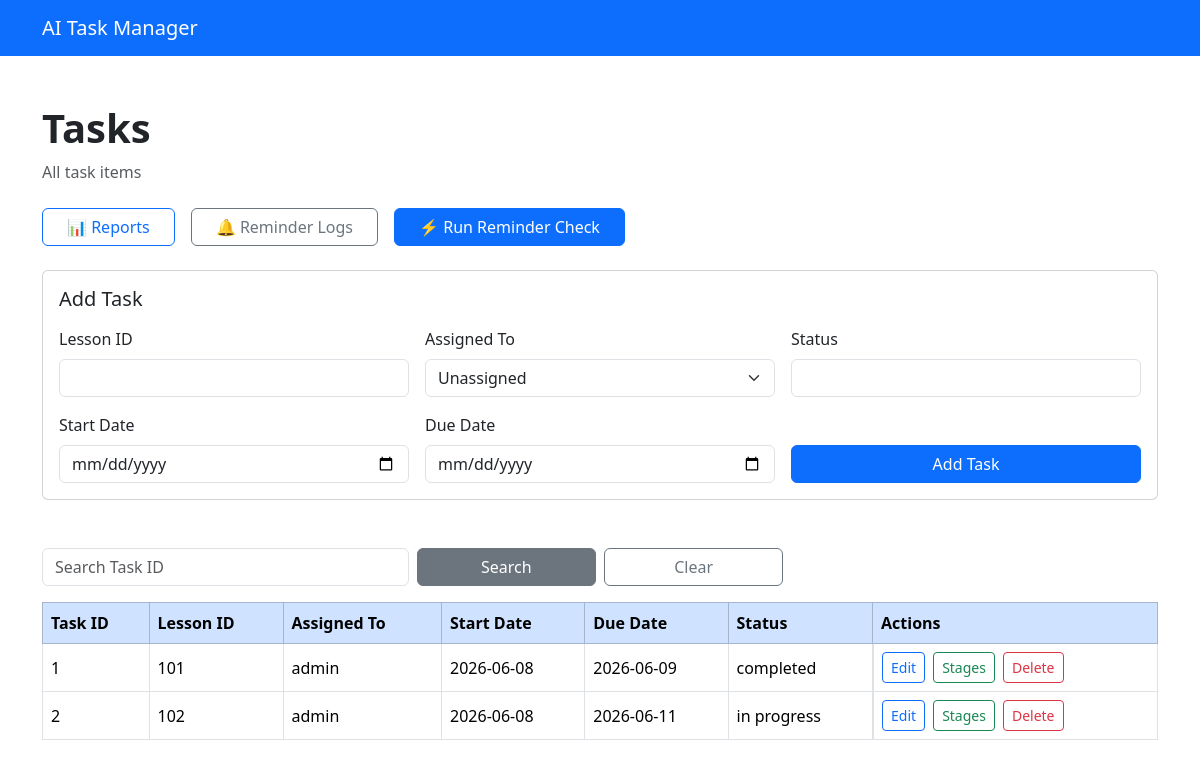
The page /tasks (signed in) on the database as committed earlier.
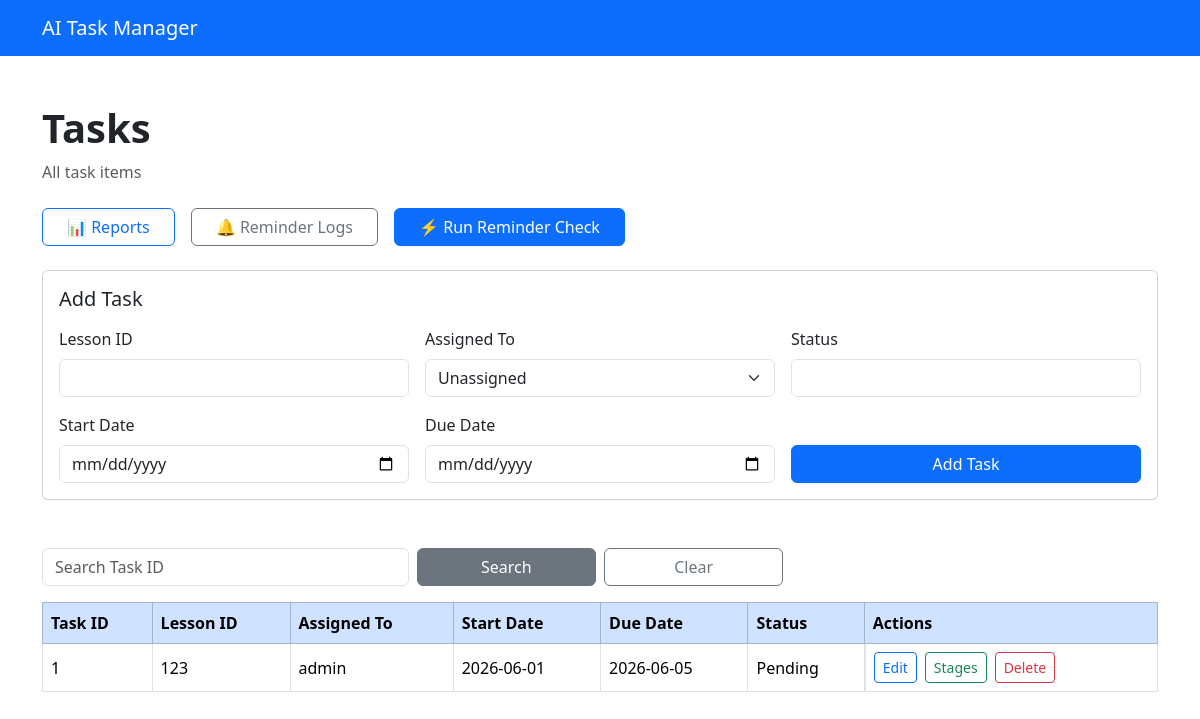
The same page on the database as committed later.
### app/models/task.py (models this page shows)
class TaskItem(Base):
    __tablename__ = "task_items"
    id: Mapped[int] = mapped_column(primary_key=True, index=True)
    lesson_id: Mapped[int] = mapped_column(Integer, nullable=False)
    assigned_to: Mapped[Optional[int]] = mapped_column(
        ForeignKey("users.id"),
        nullable=True,
    )
    start_date: Mapped[date] = mapped_column(Date, nullable=False)
    due_date: Mapped[date] = mapped_column(Date, nullable=False)
    status: Mapped[str] = mapped_column(String(50), nullable=False)
    assignee: Mapped[Optional["User"]] = relationship(
        back_populates="task_items",
    )
    stages: Mapped[List["TaskStage"]] = relationship(
        back_populates="task_item",
        cascade="all, delete-orphan",
    )
    reminder_logs: Mapped[List["ReminderLog"]] = relationship(
        back_populates="task_item",
        cascade="all, delete-orphan",
    )

### app/models/user.py (models this page shows)
class User(Base):
    __tablename__ = "users"
    id: Mapped[int] = mapped_column(primary_key=True, index=True)
    username: Mapped[str] = mapped_column(String(50), unique=True, nullable=False)
    password: Mapped[str] = mapped_column(String(255), nullable=False)
    task_items: Mapped[List["TaskItem"]] = relationship(
        back_populates="assignee",
    )

### app/routers/tasks.py (the view)
@router.get("")
async def list_tasks(
    request: Request,
    edit: int | None = None,
    search: int | None = None,
    db: Session = Depends(get_db),
):
    auth_result = require_login(request)
    if isinstance(auth_result, RedirectResponse):
        return auth_result
    query = (
        select(TaskItem)
        .options(joinedload(TaskItem.assignee))
    )
    if search is not None:
        query = query.where(TaskItem.id == search)
    tasks = db.scalars(
        query.order_by(TaskItem.id)
    ).unique().all()
    users = db.scalars(
        select(User).order_by(User.username)
    ).all()
    edit_task = None
    if edit is not None:
        edit_task = db.scalar(
            select(TaskItem).where(TaskItem.id == edit)
        )
    return templates.TemplateResponse(
        request=request,
        name="task_form.html",
        context={
            "tasks": tasks,
            "users": users,
            "edit_task": edit_task,
        },
    )

### app/templates/task_form.html (shortened to what the changed rows need)
<!DOCTYPE html>
<html lang="en">
<head>
    <link href="https://cdn.jsdelivr.net/npm/bootstrap@5.3.3/dist/css/bootstrap.min.css" rel="stylesheet">
    <link rel="stylesheet" href="/static/css/style.css">
</head>
<body>
    <div class="container mt-5">
        <h1 class="fw-bold">Tasks</h1>
        {% if edit_task %}
        <form method="post" action="/tasks/{{ edit_task.id }}/update" class="card mb-5">
            <div class="card-body">
                <h2 class="h5 card-title mb-3">Edit Task #{{ edit_task.id }}</h2>
                <div class="row g-3">
                    <div class="col-md-4">
                        <label for="lesson_id" class="form-label">Lesson ID</label>
                        <input
                            type="number"
                            class="form-control"
                            id="lesson_id"
                            name="lesson_id"
                            value="{{ edit_task.lesson_id }}"
                            required
                        >
                    </div>
                    <div class="col-md-4">
                        <label for="assigned_to" class="form-label">Assigned To</label>
                        <select class="form-select" id="assigned_to" name="assigned_to">
                            <option value="" {% if not edit_task.assigned_to %}selected{% endif %}>Unassigned</option>
                            {% for user in users %}
                            <option value="{{ user.id }}" {% if edit_task.assigned_to == user.id %}selected{% endif %}>
                                {{ user.username }}
                            </option>
                            {% endfor %}
                        </select>
                    </div>
                    <div class="col-md-4">
                        <label for="status" class="form-label">Status</label>
                        <input
                            type="text"
                            class="form-control"
                            id="status"
                            name="status"
                            value="{{ edit_task.status }}"
                            required
                        >
                    </div>
                    <div class="col-md-4">
                        <label for="start_date" class="form-label">Start Date</label>
                        <input
                            type="date"
                            class="form-control"
                            id="start_date"
                            name="start_date"
                            value="{{ edit_task.start_date }}"
                            required
                        >
                    </div>
                    <div class="col-md-4">
                        <label for="due_date" class="form-label">Due Date</label>
                        <input
                            type="date"
                            class="form-control"
                            id="due_date"
                            name="due_date"
                            value="{{ edit_task.due_date }}"
                            required
                        >
                    </div>
                    <div class="col-md-4 d-flex align-items-end gap-2">
                        <button type="submit" class="btn btn-primary flex-grow-1">Update Task</button>
                        <a href="/tasks" class="btn btn-outline-secondary">Cancel</a>
                    </div>
                </div>
            </div>
        </form>
        {% else %}
        <form method="post" action="/tasks" class="card mb-5">
            <div class="card-body">
                <h2 class="h5 card-title mb-3">Add Task</h2>
            </div>
        </form>
        {% endif %}
        <div class="table-responsive">
            <table class="table table-hover table-bordered align-middle">
                <thead class="table-primary">
                    <tr>
                        <th>Task ID</th>
                        <th>Lesson ID</th>
                        <th>Assigned To</th>
                        <th>Start Date</th>
                        <th>Due Date</th>
                        <th>Status</th>
                        <th>Actions</th>
                    </tr>
                </thead>
                <tbody>
                    {% if tasks %}
                    {% for task in tasks %}
                    <tr>
                        <td>{{ task.id }}</td>
                        <td>{{ task.lesson_id }}</td>
                        <td>{{ task.assignee.username if task.assignee else "—" }}</td>
                        <td>{{ task.start_date }}</td>
                        <td>{{ task.due_date }}</td>
                        <td>{{ task.status }}</td>
                        <td class="d-flex gap-2">
                            <a href="/tasks?edit={{ task.id }}"
                               class="btn btn-sm btn-outline-primary">
                                Edit
                            </a>
                        <a href="/tasks/{{ task.id }}/stages"
class="btn btn-sm btn-outline-success">
Stages
</a>
                            <form
                                method="post"
                                action="/tasks/{{ task.id }}/delete"
                                onsubmit="return confirm('Are you sure you want to delete this task?');"
                            >
                                <button
                                    type="submit"
                                    class="btn btn-sm btn-outline-danger">
                                    Delete
                            </form>
                        </td>
                    </tr>
                    {% endfor %}
                    {% else %}
                    <tr>
                        <td colspan="7" class="text-center text-muted">No tasks found.</td>
                    </tr>
                    {% endif %}
                </tbody>
            </table>
        </div>
    </div>
</body>
</html>

Rows that differ between the two databases and show on the page:
removed TaskItem: id "2", lesson_id "102", assignee "admin", start_date "2026-06-08", due_date "2026-06-11", status "in progress"
changed TaskItem "admin": lesson_id "101" → "123"; start_date "2026-06-08" → "2026-06-01"; due_date "2026-06-09" → "2026-06-05"; status "completed" → "Pending"
